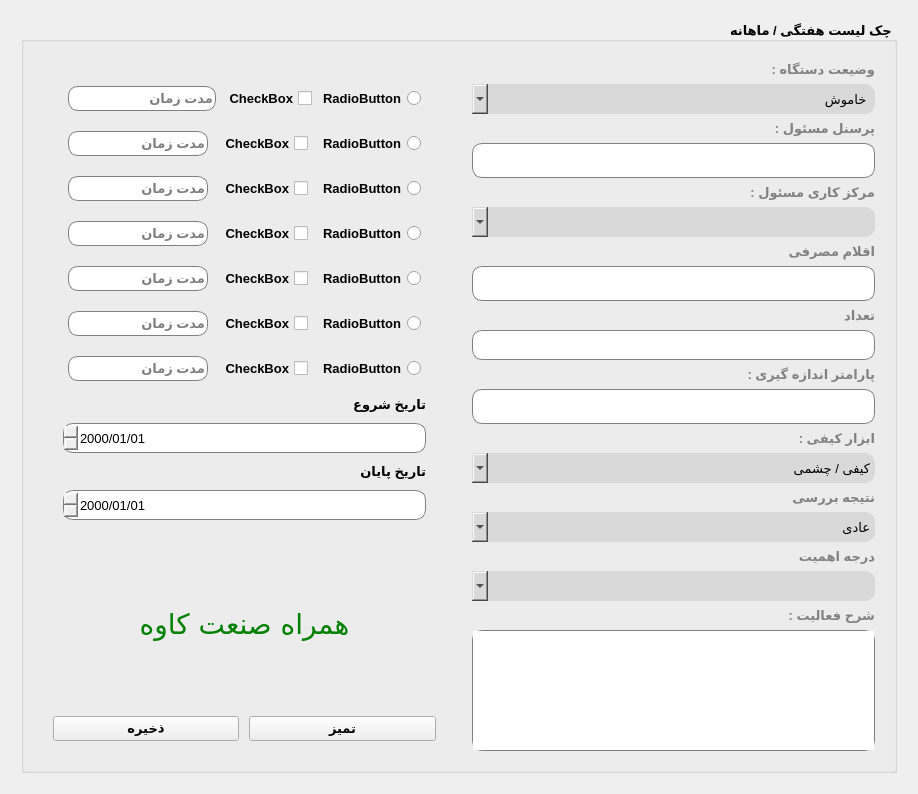
<?xml version="1.0" encoding="UTF-8"?>
<ui version="4.0">
 <class>frmCheckiList</class>
 <widget class="QWidget" name="frmCheckiList">
  <property name="geometry">
   <rect>
    <x>0</x>
    <y>0</y>
    <width>918</width>
    <height>794</height>
   </rect>
  </property>
  <property name="windowTitle">
   <string>چک لیست</string>
  </property>
  <layout class="QVBoxLayout" name="verticalLayout_2">
   <item>
    <layout class="QHBoxLayout" name="horizontalLayout_5">
     <property name="leftMargin">
      <number>10</number>
     </property>
     <property name="topMargin">
      <number>10</number>
     </property>
     <property name="rightMargin">
      <number>10</number>
     </property>
     <property name="bottomMargin">
      <number>10</number>
     </property>
     <item>
      <widget class="QGroupBox" name="grpState">
       <property name="font">
        <font>
         <pointsize>10</pointsize>
         <weight>75</weight>
         <bold>true</bold>
        </font>
       </property>
       <property name="layoutDirection">
        <enum>Qt::RightToLeft</enum>
       </property>
       <property name="title">
        <string>چک لیست هفتگی / ماهانه</string>
       </property>
       <layout class="QHBoxLayout" name="horizontalLayout_2" stretch="1,1">
        <item>
         <layout class="QVBoxLayout" name="verticalLayout">
          <property name="leftMargin">
           <number>10</number>
          </property>
          <property name="topMargin">
           <number>10</number>
          </property>
          <property name="rightMargin">
           <number>10</number>
          </property>
          <property name="bottomMargin">
           <number>10</number>
          </property>
          <item>
           <widget class="QLabel" name="label">
            <property name="font">
             <font>
              <family>Tahoma</family>
              <pointsize>10</pointsize>
              <weight>75</weight>
              <bold>true</bold>
             </font>
            </property>
            <property name="styleSheet">
             <string notr="true">color:#828282;</string>
            </property>
            <property name="text">
             <string>وضیعت دستگاه :</string>
            </property>
           </widget>
          </item>
          <item>
           <widget class="QComboBox" name="cmbDeviceState">
            <property name="minimumSize">
             <size>
              <width>0</width>
              <height>30</height>
             </size>
            </property>
            <property name="font">
             <font>
              <pointsize>10</pointsize>
              <weight>50</weight>
              <bold>false</bold>
             </font>
            </property>
            <property name="styleSheet">
             <string notr="true">border-radius:10px;
background-color:rgb(217, 217, 217);
</string>
            </property>
            <item>
             <property name="text">
              <string>خاموش </string>
             </property>
            </item>
            <item>
             <property name="text">
              <string>در حال کار</string>
             </property>
            </item>
            <item>
             <property name="text">
              <string>آماده به کار</string>
             </property>
            </item>
           </widget>
          </item>
          <item>
           <widget class="QLabel" name="label_2">
            <property name="font">
             <font>
              <pointsize>10</pointsize>
              <weight>75</weight>
              <bold>true</bold>
             </font>
            </property>
            <property name="styleSheet">
             <string notr="true">color:#828282;</string>
            </property>
            <property name="text">
             <string>پرسنل مسئول :</string>
            </property>
           </widget>
          </item>
          <item>
           <widget class="QLineEdit" name="txtReposibilityPersonel">
            <property name="minimumSize">
             <size>
              <width>0</width>
              <height>35</height>
             </size>
            </property>
            <property name="font">
             <font>
              <pointsize>10</pointsize>
              <weight>50</weight>
              <bold>false</bold>
             </font>
            </property>
            <property name="styleSheet">
             <string notr="true">border:1px solid gray;
border-radius:10px;
</string>
            </property>
            <property name="placeholderText">
             <string/>
            </property>
           </widget>
          </item>
          <item>
           <widget class="QLabel" name="label_5">
            <property name="font">
             <font>
              <pointsize>10</pointsize>
              <weight>75</weight>
              <bold>true</bold>
             </font>
            </property>
            <property name="styleSheet">
             <string notr="true">color:#828282;</string>
            </property>
            <property name="text">
             <string>مرکز کاری مسئول :</string>
            </property>
           </widget>
          </item>
          <item>
           <widget class="QComboBox" name="cmbCentralResponsibleWork">
            <property name="minimumSize">
             <size>
              <width>0</width>
              <height>30</height>
             </size>
            </property>
            <property name="font">
             <font>
              <pointsize>10</pointsize>
              <weight>50</weight>
              <bold>false</bold>
             </font>
            </property>
            <property name="styleSheet">
             <string notr="true">border-radius:10px;
background-color:rgb(217, 217, 217);</string>
            </property>
           </widget>
          </item>
          <item>
           <widget class="QLabel" name="label_6">
            <property name="font">
             <font>
              <pointsize>10</pointsize>
              <weight>75</weight>
              <bold>true</bold>
             </font>
            </property>
            <property name="styleSheet">
             <string notr="true">color:#828282;</string>
            </property>
            <property name="text">
             <string>اقلام مصرفی</string>
            </property>
           </widget>
          </item>
          <item>
           <widget class="QLineEdit" name="txtUsedGoods">
            <property name="minimumSize">
             <size>
              <width>0</width>
              <height>35</height>
             </size>
            </property>
            <property name="font">
             <font>
              <weight>50</weight>
              <bold>false</bold>
             </font>
            </property>
            <property name="styleSheet">
             <string notr="true">border:1px solid gray;
border-radius:10px;</string>
            </property>
            <property name="placeholderText">
             <string/>
            </property>
           </widget>
          </item>
          <item>
           <widget class="QLabel" name="label_3">
            <property name="font">
             <font>
              <pointsize>10</pointsize>
              <weight>75</weight>
              <bold>true</bold>
             </font>
            </property>
            <property name="styleSheet">
             <string notr="true">color:#828282;</string>
            </property>
            <property name="text">
             <string>تعداد</string>
            </property>
           </widget>
          </item>
          <item>
           <widget class="QLineEdit" name="txtCount">
            <property name="minimumSize">
             <size>
              <width>0</width>
              <height>30</height>
             </size>
            </property>
            <property name="font">
             <font>
              <pointsize>10</pointsize>
              <weight>50</weight>
              <bold>false</bold>
             </font>
            </property>
            <property name="styleSheet">
             <string notr="true">border:1px solid gray;
border-radius:10px;</string>
            </property>
           </widget>
          </item>
          <item>
           <widget class="QLabel" name="label_9">
            <property name="font">
             <font>
              <pointsize>10</pointsize>
              <weight>75</weight>
              <bold>true</bold>
             </font>
            </property>
            <property name="styleSheet">
             <string notr="true">color:#828282;</string>
            </property>
            <property name="text">
             <string>پارامتر اندازه گیری :</string>
            </property>
           </widget>
          </item>
          <item>
           <widget class="QLineEdit" name="txtMeasrementParameter">
            <property name="minimumSize">
             <size>
              <width>0</width>
              <height>35</height>
             </size>
            </property>
            <property name="font">
             <font>
              <weight>50</weight>
              <bold>false</bold>
             </font>
            </property>
            <property name="styleSheet">
             <string notr="true">border:1px solid gray;
border-radius:10px;</string>
            </property>
            <property name="placeholderText">
             <string/>
            </property>
           </widget>
          </item>
          <item>
           <widget class="QLabel" name="label_7">
            <property name="font">
             <font>
              <pointsize>10</pointsize>
              <weight>75</weight>
              <bold>true</bold>
             </font>
            </property>
            <property name="styleSheet">
             <string notr="true">color:#828282;</string>
            </property>
            <property name="text">
             <string>ابزار کیفی :</string>
            </property>
           </widget>
          </item>
          <item>
           <widget class="QComboBox" name="cmbTools">
            <property name="minimumSize">
             <size>
              <width>0</width>
              <height>30</height>
             </size>
            </property>
            <property name="font">
             <font>
              <pointsize>10</pointsize>
              <weight>50</weight>
              <bold>false</bold>
             </font>
            </property>
            <property name="styleSheet">
             <string notr="true">border-radius:10px;
background-color:rgb(217, 217, 217);</string>
            </property>
            <item>
             <property name="text">
              <string>کیفی / چشمی</string>
             </property>
            </item>
            <item>
             <property name="text">
              <string>کمی / ابزار</string>
             </property>
            </item>
           </widget>
          </item>
          <item>
           <widget class="QLabel" name="label_4">
            <property name="font">
             <font>
              <pointsize>10</pointsize>
              <weight>75</weight>
              <bold>true</bold>
             </font>
            </property>
            <property name="styleSheet">
             <string notr="true">color:#828282;</string>
            </property>
            <property name="text">
             <string>نتیجه بررسی</string>
            </property>
           </widget>
          </item>
          <item>
           <widget class="QComboBox" name="cmbCheckState">
            <property name="minimumSize">
             <size>
              <width>0</width>
              <height>30</height>
             </size>
            </property>
            <property name="font">
             <font>
              <pointsize>10</pointsize>
              <weight>50</weight>
              <bold>false</bold>
             </font>
            </property>
            <property name="styleSheet">
             <string notr="true">border-radius:10px;
background-color:rgb(217, 217, 217);</string>
            </property>
            <item>
             <property name="text">
              <string>عادی</string>
             </property>
            </item>
            <item>
             <property name="text">
              <string>نیاز به تعمیر</string>
             </property>
            </item>
            <item>
             <property name="text">
              <string>برون سپاری</string>
             </property>
            </item>
           </widget>
          </item>
          <item>
           <widget class="QLabel" name="label_10">
            <property name="font">
             <font>
              <pointsize>10</pointsize>
              <weight>75</weight>
              <bold>true</bold>
             </font>
            </property>
            <property name="styleSheet">
             <string notr="true">color:#828282;</string>
            </property>
            <property name="text">
             <string>درجه اهمیت</string>
            </property>
           </widget>
          </item>
          <item>
           <widget class="QComboBox" name="txtDegreeOfImprtance">
            <property name="minimumSize">
             <size>
              <width>0</width>
              <height>30</height>
             </size>
            </property>
            <property name="font">
             <font>
              <pointsize>10</pointsize>
              <weight>50</weight>
              <bold>false</bold>
             </font>
            </property>
            <property name="styleSheet">
             <string notr="true">border-radius:10px;
background-color:rgb(217, 217, 217);</string>
            </property>
            <item>
             <property name="text">
              <string/>
             </property>
            </item>
            <item>
             <property name="text">
              <string>فوری</string>
             </property>
            </item>
            <item>
             <property name="text">
              <string>در اولین فرصت</string>
             </property>
            </item>
           </widget>
          </item>
          <item>
           <widget class="QLabel" name="label_8">
            <property name="font">
             <font>
              <pointsize>10</pointsize>
              <weight>75</weight>
              <bold>true</bold>
             </font>
            </property>
            <property name="styleSheet">
             <string notr="true">color:#828282;</string>
            </property>
            <property name="text">
             <string>شرح فعالیت :</string>
            </property>
           </widget>
          </item>
          <item>
           <widget class="QPlainTextEdit" name="txtDescription">
            <property name="minimumSize">
             <size>
              <width>0</width>
              <height>60</height>
             </size>
            </property>
            <property name="font">
             <font>
              <weight>50</weight>
              <bold>false</bold>
             </font>
            </property>
            <property name="styleSheet">
             <string notr="true">border:1px solid gray;
border-radius:10px;</string>
            </property>
           </widget>
          </item>
         </layout>
        </item>
        <item>
         <layout class="QVBoxLayout" name="verticalLayout_3" stretch="10,10,10,1">
          <property name="spacing">
           <number>10</number>
          </property>
          <property name="leftMargin">
           <number>10</number>
          </property>
          <property name="topMargin">
           <number>10</number>
          </property>
          <property name="rightMargin">
           <number>10</number>
          </property>
          <property name="bottomMargin">
           <number>10</number>
          </property>
          <item>
           <layout class="QHBoxLayout" name="horizontalLayout">
            <property name="leftMargin">
             <number>10</number>
            </property>
            <property name="topMargin">
             <number>10</number>
            </property>
            <property name="rightMargin">
             <number>10</number>
            </property>
            <property name="bottomMargin">
             <number>10</number>
            </property>
            <item>
             <layout class="QVBoxLayout" name="verticalLayout_5">
              <property name="spacing">
               <number>10</number>
              </property>
              <property name="leftMargin">
               <number>10</number>
              </property>
              <property name="topMargin">
               <number>10</number>
              </property>
              <property name="rightMargin">
               <number>10</number>
              </property>
              <property name="bottomMargin">
               <number>10</number>
              </property>
              <item>
               <layout class="QHBoxLayout" name="horizontalLayout_3">
                <property name="spacing">
                 <number>6</number>
                </property>
                <property name="leftMargin">
                 <number>5</number>
                </property>
                <property name="topMargin">
                 <number>5</number>
                </property>
                <property name="rightMargin">
                 <number>5</number>
                </property>
                <property name="bottomMargin">
                 <number>5</number>
                </property>
                <item>
                 <widget class="QRadioButton" name="rdb1">
                  <property name="text">
                   <string>RadioButton</string>
                  </property>
                 </widget>
                </item>
                <item>
                 <widget class="QCheckBox" name="chk1">
                  <property name="font">
                   <font>
                    <pointsize>10</pointsize>
                    <weight>75</weight>
                    <bold>true</bold>
                   </font>
                  </property>
                  <property name="text">
                   <string>CheckBox</string>
                  </property>
                 </widget>
                </item>
                <item>
                 <widget class="QLineEdit" name="lineEdit1">
                  <property name="minimumSize">
                   <size>
                    <width>0</width>
                    <height>25</height>
                   </size>
                  </property>
                  <property name="styleSheet">
                   <string notr="true">border:1px solid gray;
border-radius:10px;</string>
                  </property>
                  <property name="placeholderText">
                   <string>مدت زمان</string>
                  </property>
                 </widget>
                </item>
               </layout>
              </item>
              <item>
               <layout class="QHBoxLayout" name="horizontalLayout_6">
                <property name="leftMargin">
                 <number>5</number>
                </property>
                <property name="topMargin">
                 <number>5</number>
                </property>
                <property name="rightMargin">
                 <number>5</number>
                </property>
                <property name="bottomMargin">
                 <number>5</number>
                </property>
                <item>
                 <widget class="QRadioButton" name="rdb2">
                  <property name="text">
                   <string>RadioButton</string>
                  </property>
                 </widget>
                </item>
                <item>
                 <widget class="QCheckBox" name="chk2">
                  <property name="text">
                   <string>CheckBox</string>
                  </property>
                 </widget>
                </item>
                <item>
                 <widget class="QLineEdit" name="lineEdit2">
                  <property name="minimumSize">
                   <size>
                    <width>0</width>
                    <height>25</height>
                   </size>
                  </property>
                  <property name="styleSheet">
                   <string notr="true">border:1px solid gray;
border-radius:10px;</string>
                  </property>
                  <property name="placeholderText">
                   <string>مدت زمان</string>
                  </property>
                 </widget>
                </item>
               </layout>
              </item>
              <item>
               <layout class="QHBoxLayout" name="horizontalLayout_7">
                <property name="leftMargin">
                 <number>5</number>
                </property>
                <property name="topMargin">
                 <number>5</number>
                </property>
                <property name="rightMargin">
                 <number>5</number>
                </property>
                <property name="bottomMargin">
                 <number>5</number>
                </property>
                <item>
                 <widget class="QRadioButton" name="rdb3">
                  <property name="text">
                   <string>RadioButton</string>
                  </property>
                 </widget>
                </item>
                <item>
                 <widget class="QCheckBox" name="chk3">
                  <property name="text">
                   <string>CheckBox</string>
                  </property>
                 </widget>
                </item>
                <item>
                 <widget class="QLineEdit" name="lineEdit3">
                  <property name="minimumSize">
                   <size>
                    <width>0</width>
                    <height>25</height>
                   </size>
                  </property>
                  <property name="styleSheet">
                   <string notr="true">border:1px solid gray;
border-radius:10px;</string>
                  </property>
                  <property name="placeholderText">
                   <string>مدت زمان</string>
                  </property>
                 </widget>
                </item>
               </layout>
              </item>
              <item>
               <layout class="QHBoxLayout" name="horizontalLayout_8">
                <property name="leftMargin">
                 <number>5</number>
                </property>
                <property name="topMargin">
                 <number>5</number>
                </property>
                <property name="rightMargin">
                 <number>5</number>
                </property>
                <property name="bottomMargin">
                 <number>5</number>
                </property>
                <item>
                 <widget class="QRadioButton" name="rdb4">
                  <property name="text">
                   <string>RadioButton</string>
                  </property>
                 </widget>
                </item>
                <item>
                 <widget class="QCheckBox" name="chk4">
                  <property name="text">
                   <string>CheckBox</string>
                  </property>
                 </widget>
                </item>
                <item>
                 <widget class="QLineEdit" name="lineEdit4">
                  <property name="minimumSize">
                   <size>
                    <width>0</width>
                    <height>25</height>
                   </size>
                  </property>
                  <property name="styleSheet">
                   <string notr="true">border:1px solid gray;
border-radius:10px;</string>
                  </property>
                  <property name="placeholderText">
                   <string>مدت زمان</string>
                  </property>
                 </widget>
                </item>
               </layout>
              </item>
              <item>
               <layout class="QHBoxLayout" name="horizontalLayout_9">
                <property name="leftMargin">
                 <number>5</number>
                </property>
                <property name="topMargin">
                 <number>5</number>
                </property>
                <property name="rightMargin">
                 <number>5</number>
                </property>
                <property name="bottomMargin">
                 <number>5</number>
                </property>
                <item>
                 <widget class="QRadioButton" name="rdb5">
                  <property name="text">
                   <string>RadioButton</string>
                  </property>
                 </widget>
                </item>
                <item>
                 <widget class="QCheckBox" name="chk5">
                  <property name="text">
                   <string>CheckBox</string>
                  </property>
                 </widget>
                </item>
                <item>
                 <widget class="QLineEdit" name="lineEdit5">
                  <property name="minimumSize">
                   <size>
                    <width>0</width>
                    <height>25</height>
                   </size>
                  </property>
                  <property name="styleSheet">
                   <string notr="true">border:1px solid gray;
border-radius:10px;</string>
                  </property>
                  <property name="placeholderText">
                   <string>مدت زمان</string>
                  </property>
                 </widget>
                </item>
               </layout>
              </item>
              <item>
               <layout class="QHBoxLayout" name="horizontalLayout_10">
                <property name="leftMargin">
                 <number>5</number>
                </property>
                <property name="topMargin">
                 <number>5</number>
                </property>
                <property name="rightMargin">
                 <number>5</number>
                </property>
                <property name="bottomMargin">
                 <number>5</number>
                </property>
                <item>
                 <widget class="QRadioButton" name="rdb6">
                  <property name="text">
                   <string>RadioButton</string>
                  </property>
                 </widget>
                </item>
                <item>
                 <widget class="QCheckBox" name="chk6">
                  <property name="text">
                   <string>CheckBox</string>
                  </property>
                 </widget>
                </item>
                <item>
                 <widget class="QLineEdit" name="lineEdit6">
                  <property name="minimumSize">
                   <size>
                    <width>0</width>
                    <height>25</height>
                   </size>
                  </property>
                  <property name="styleSheet">
                   <string notr="true">border:1px solid gray;
border-radius:10px;</string>
                  </property>
                  <property name="placeholderText">
                   <string>مدت زمان</string>
                  </property>
                 </widget>
                </item>
               </layout>
              </item>
              <item>
               <layout class="QHBoxLayout" name="horizontalLayout_11">
                <property name="leftMargin">
                 <number>5</number>
                </property>
                <property name="topMargin">
                 <number>5</number>
                </property>
                <property name="rightMargin">
                 <number>5</number>
                </property>
                <property name="bottomMargin">
                 <number>5</number>
                </property>
                <item>
                 <widget class="QRadioButton" name="rdb7">
                  <property name="text">
                   <string>RadioButton</string>
                  </property>
                 </widget>
                </item>
                <item>
                 <widget class="QCheckBox" name="chk7">
                  <property name="text">
                   <string>CheckBox</string>
                  </property>
                 </widget>
                </item>
                <item>
                 <widget class="QLineEdit" name="lineEdit7">
                  <property name="minimumSize">
                   <size>
                    <width>0</width>
                    <height>25</height>
                   </size>
                  </property>
                  <property name="styleSheet">
                   <string notr="true">border:1px solid gray;
border-radius:10px;</string>
                  </property>
                  <property name="placeholderText">
                   <string>مدت زمان</string>
                  </property>
                 </widget>
                </item>
               </layout>
              </item>
              <item>
               <widget class="QLabel" name="lblStartDate">
                <property name="text">
                 <string>تاریخ شروع</string>
                </property>
               </widget>
              </item>
              <item>
               <widget class="QDateEdit" name="txtStartDate">
                <property name="minimumSize">
                 <size>
                  <width>0</width>
                  <height>30</height>
                 </size>
                </property>
                <property name="baseSize">
                 <size>
                  <width>0</width>
                  <height>0</height>
                 </size>
                </property>
                <property name="font">
                 <font>
                  <pointsize>10</pointsize>
                  <weight>50</weight>
                  <bold>false</bold>
                 </font>
                </property>
                <property name="styleSheet">
                 <string notr="true">border:1px solid gray;
border-radius:10px;</string>
                </property>
                <property name="displayFormat">
                 <string>dd/MM/yyyy</string>
                </property>
               </widget>
              </item>
              <item>
               <widget class="QLabel" name="lblEndDate">
                <property name="text">
                 <string>تاریخ پایان</string>
                </property>
               </widget>
              </item>
              <item>
               <widget class="QDateEdit" name="txtEndDate">
                <property name="minimumSize">
                 <size>
                  <width>0</width>
                  <height>30</height>
                 </size>
                </property>
                <property name="font">
                 <font>
                  <pointsize>10</pointsize>
                  <weight>50</weight>
                  <bold>false</bold>
                 </font>
                </property>
                <property name="styleSheet">
                 <string notr="true">border:1px solid gray;
border-radius:10px;</string>
                </property>
                <property name="displayFormat">
                 <string>dd/MM/yyyy</string>
                </property>
               </widget>
              </item>
             </layout>
            </item>
           </layout>
          </item>
          <item>
           <widget class="QLabel" name="lblCompanyImage">
            <property name="font">
             <font>
              <pointsize>17</pointsize>
             </font>
            </property>
            <property name="text">
             <string/>
            </property>
            <property name="alignment">
             <set>Qt::AlignCenter</set>
            </property>
           </widget>
          </item>
          <item>
           <widget class="QLabel" name="lblLogoTitle">
            <property name="font">
             <font>
              <family>Arial Unicode MS</family>
              <pointsize>21</pointsize>
              <weight>50</weight>
              <bold>false</bold>
             </font>
            </property>
            <property name="styleSheet">
             <string notr="true">color:green;</string>
            </property>
            <property name="text">
             <string>همراه صنعت کاوه</string>
            </property>
            <property name="alignment">
             <set>Qt::AlignCenter</set>
            </property>
           </widget>
          </item>
          <item>
           <layout class="QHBoxLayout" name="horizontalLayout_4">
            <property name="leftMargin">
             <number>10</number>
            </property>
            <property name="topMargin">
             <number>60</number>
            </property>
            <property name="rightMargin">
             <number>10</number>
            </property>
            <property name="bottomMargin">
             <number>10</number>
            </property>
            <item>
             <widget class="QPushButton" name="btnClear">
              <property name="font">
               <font>
                <pointsize>10</pointsize>
               </font>
              </property>
              <property name="styleSheet">
               <string notr="true"/>
              </property>
              <property name="text">
               <string>تمیز</string>
              </property>
             </widget>
            </item>
            <item>
             <widget class="QPushButton" name="btnSave">
              <property name="font">
               <font>
                <pointsize>10</pointsize>
                <weight>75</weight>
                <bold>true</bold>
               </font>
              </property>
              <property name="styleSheet">
               <string notr="true"/>
              </property>
              <property name="text">
               <string>ذخیره</string>
              </property>
             </widget>
            </item>
           </layout>
          </item>
         </layout>
        </item>
       </layout>
      </widget>
     </item>
    </layout>
   </item>
  </layout>
 </widget>
 <resources/>
 <connections/>
</ui>
